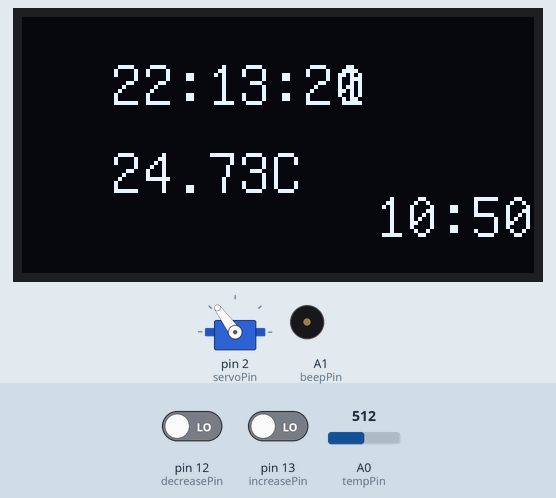
Simulated run of this sketch. Board: Arduino Uno, built with avr-gcc and run on an emulated ATmega328P. Parts: servo, 128×64 one-colour display, buzzer (waves = sounding, pin HIGH). Inputs (shaded band) come from the test bench; at power-on: A0 (tempPin) = 512, pin 12 (decreasePin) LOW, pin 13 (increasePin) LOW. The local clock reads 2024-03-15 10:24:30 at power-on unless the sketch sets it.

Above: at 1.2 s.
1.3 s: A0 (tempPin) set to 716
At 2.9 s:
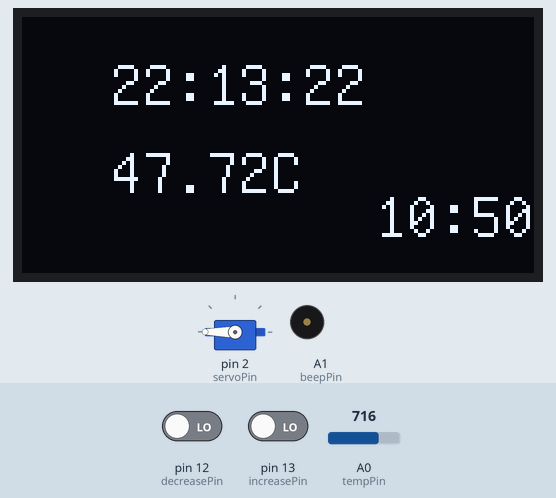
4.3 s: A0 (tempPin) set to 822
At 6.0 s:
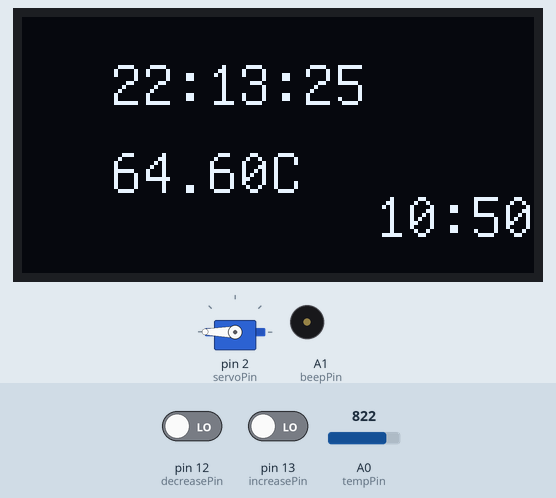
6.6 s: A0 (tempPin) set to 842
At 8.7 s:
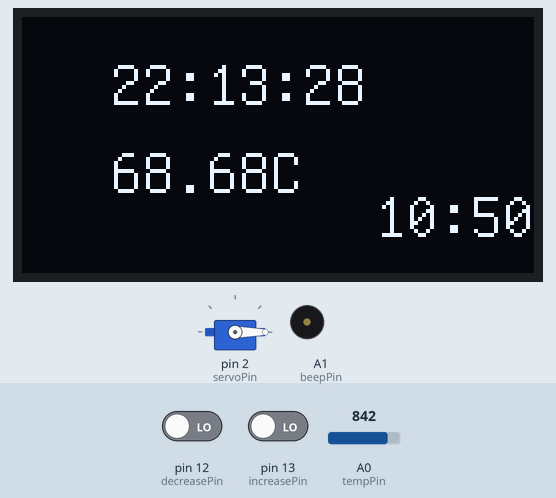
9.5 s: pin 12 (decreasePin) driven HIGH
At 10.04 s:
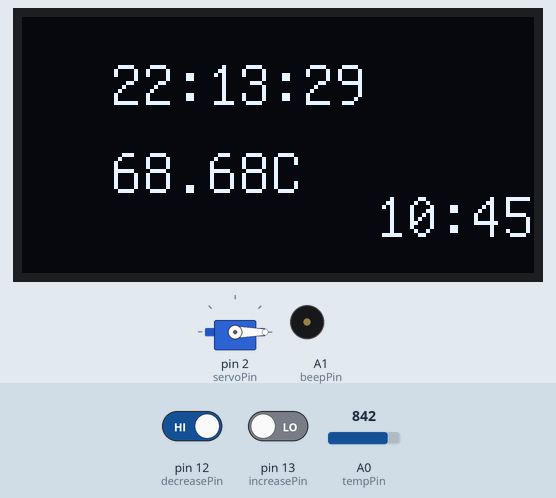
11.4 s: pin 13 (increasePin) driven HIGH
At 12.9 s:
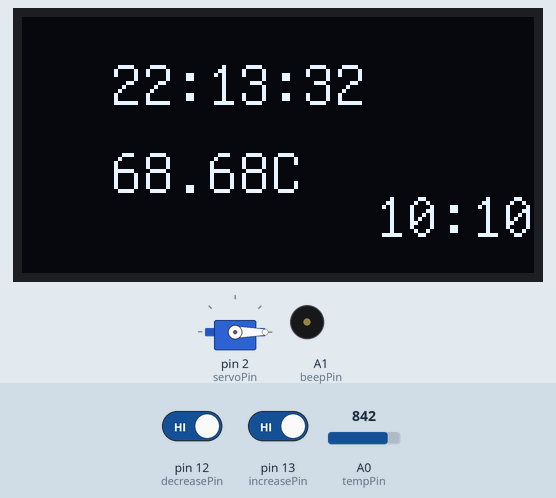
14.4 s: pin 12 (decreasePin) driven LOW
At 14.86 s:
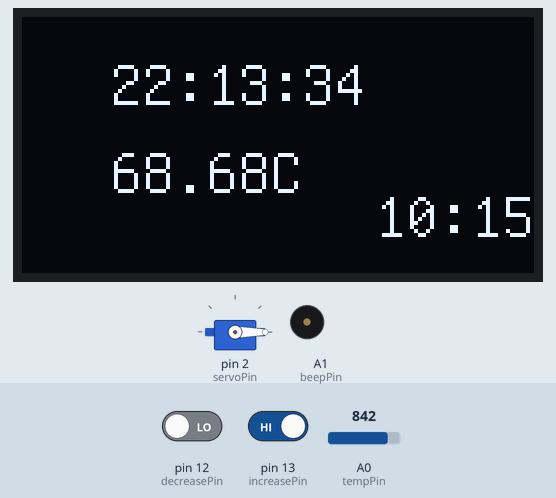
Timing chart, 0 to 17.2 s (numbered marks = the images above; inputs shaded):
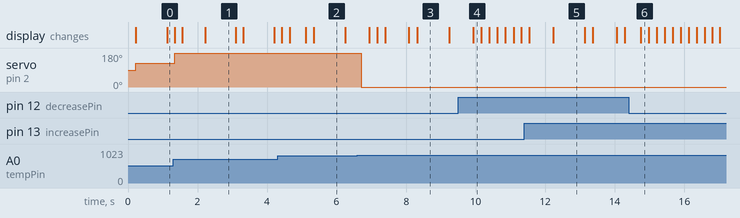

Measured:
- the behaviour switches between 829 and 830 on A0 (tempPin) (found by bisection; images 2 and 3)
- after the input at 1.3 s, servo on pin 2 (servoPin): 126° → 180° after 0.05 s
- after the input at 6.6 s, servo on pin 2 (servoPin): 180° → 0° after 0.11 s

The sketch:

Clock_and_Temperature_Display_Project.ino
```cpp
/*
* Name: clock and temp project
* Author: Einar Söderberg Beckman
* Date: 2024-10-11
* Description: This project uses a ds3231 to measure time and displays the time to an 1306 oled display,
* Further, it measures temprature with a analog temprature module and displays a mapped value to a 9g-servo-motor and uses a piezo to sound
* an alarm which can be set by pressing two buttons
*/

// Include Libraries
#include <RTClib.h>
#include <Wire.h>
#include "U8glib.h"
#include <Servo.h>

// Init constants
const int tempPin = A0;
const int servoPin = 2;
const int beepPin = A1;
const int increasePin = 13;
const int decreasePin = 12;

// Init global variables
int alarmHour = 10;
int alarmMinute = 50;

// construct objects
RTC_DS3231 rtc;
U8GLIB_SSD1306_128X64 u8g(U8G_I2C_OPT_NO_ACK);
Servo myservo;

void setup() {
  // init communication
  Serial.begin(9600);
  Wire.begin();

  // Init Hardware
  rtc.begin();
  pinMode(tempPin, INPUT);
  pinMode(beepPin, OUTPUT);
  pinMode(servoPin, OUTPUT);
  myservo.attach(servoPin);
  pinMode(increasePin, INPUT);
  pinMode(decreasePin, INPUT);

  //Settings
  rtc.adjust(DateTime(F(__DATE__),F(__TIME__)));
  u8g.setFont(u8g_font_unifont);
}

void loop() {
  oledWrite();
  servoWrite();
  alarmAdjust();
  alarm();
}

/*
*This function reads time from an ds3231 module and package the time as a String
*Parameters: Void
*Returns: time in hh:mm:ss as String
*/
String getTime() {
  DateTime now = rtc.now();
  int hour = now.hour();
  int minute = now.minute();
  int second = now.second();
  String hourString = String(hour);
  String minuteString = String(minute);
  String secondString = String(second);
  if (hour < 10) {
    hourString = "0" + hourString;
  }
  if (minute < 10) {
    minuteString = "0" + minuteString;
  }
  if (second < 10) {
    secondString = "0" + secondString;
  }
  return (hourString + ":" + minuteString + ":" + secondString);
}

/*
* This function reads an analog pin connected to an analog temprature sensor and calculates the corresponding temp in degrees celsius
*Parameters: Void
*Returns: temprature as float
*/
float getTemp() {
  int ThermistorPin = 0;
  int Vo;
  float R1 = 10000;
  float logR2, R2, T;
  float c1 = 1.009249522e-03, c2 = 2.378405444e-04, c3 = 2.019202697e-07;


  Vo = analogRead(tempPin);
  R2 = R1 * (1023.0 / (float)Vo - 1.0);
  logR2 = log(R2);
  T = (1.0 / (c1 + c2*logR2 + c3*logR2*logR2*logR2));
  T = T - 273.15;

  return T;
}

/*
* Displays the time, temperature and the time for the set alarm
*Parameters: None
*Returns: void
*/
void oledWrite() {
  String textString = String(getTemp());
  textString = textString + "C";
  String alarmMinuteString = String(alarmMinute);
  String alarmHourString = String(alarmHour);
  String text2String = alarmHourString + ":" + alarmMinuteString;
  u8g.firstPage();
  do {
    u8g.drawStr(22, 22, getTime().c_str());
    u8g.drawStr(22, 44, textString.c_str());
    u8g.drawStr(88, 55, text2String.c_str());
  } while( u8g.nextPage() );
}

/*
* Uses the getTemp function to get a temprature value and maps it to a corresponding degree on a servo
*Parameters: None
*Returns: void
*/
void servoWrite() {
  myservo.write(map(getTemp(), 10, 30, 0, 180));
}

/*
* Powers an piezo on beepPin when the time reaches the set alarm time for one second
* Parameters: None
* Returns: void
*/
void alarm() {
  DateTime now = rtc.now();
  if ((now.hour() == alarmHour) && (now.minute() == alarmMinute) && (now.second() == 0)){
    analogWrite(beepPin, 300);
  }
  else {
    analogWrite(beepPin, 0);
  }
}

/*
* Adjusts the set alarm when the increase or decrease buttons are pressed, also adjusts the set time when it goes under 0:00
* or over 23:59
* Parameters: None
* Returns: void
*/
void alarmAdjust() {
  if (digitalRead(decreasePin) == HIGH) {
    alarmMinute = alarmMinute - 5;
    if (alarmMinute <= 0) {
      alarmMinute = 59;
      alarmHour = alarmHour - 1;
    }
  }
  if (digitalRead(increasePin) == HIGH) {
    alarmMinute = alarmMinute + 5;
    if (alarmMinute >= 60) {
      alarmMinute = 0;
      alarmHour = alarmHour + 1;
    }
  }
  if (alarmHour == -1) {
    alarmHour = 23;
  }
  if (alarmHour == 24) {
    alarmHour = 0;
  }
}
```
